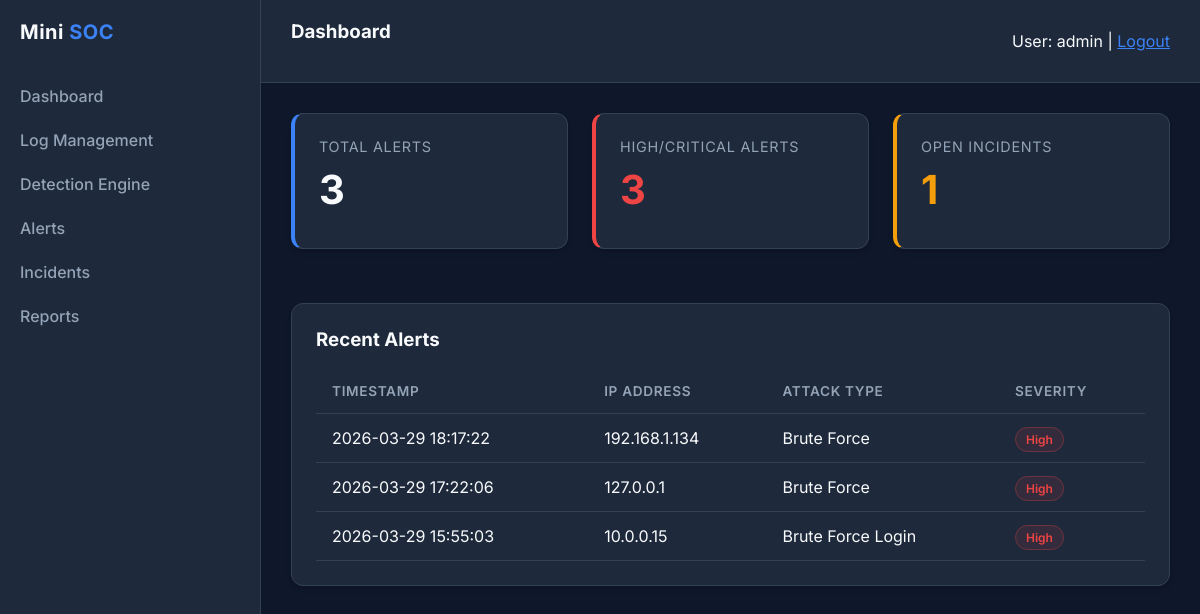
The app's page / (signed in) with its own data.
### alerts/models.py (models this page shows, shortened)
class Alert(models.Model):
    SEVERITY_CHOICES = [
        ('Low', 'Low'),
        ('Medium', 'Medium'),
        ('High', 'High'),
        ('Critical', 'Critical'),
    ]
    ip_address = models.GenericIPAddressField()
    attack_type = models.CharField(max_length=100)
    severity = models.CharField(max_length=20, choices=SEVERITY_CHOICES)
    timestamp = models.DateTimeField(auto_now_add=True)

### dashboard/views.py (the view)
# urls.py: path('', views.index, name='alerts_index'),
@login_required
def index(request):
    total_alerts = Alert.objects.count()
    high_alerts = Alert.objects.filter(severity__in=['High', 'Critical']).count()
    open_incidents = Incident.objects.filter(status='Open').count()
    recent_alerts = Alert.objects.order_by('-timestamp')[:5]
    return render(request, 'dashboard.html', {
        'total_alerts': total_alerts,
        'high_alerts': high_alerts,
        'open_incidents': open_incidents,
        'recent_alerts': recent_alerts,
    })

### templates/dashboard.html (shortened to what this page needs)
{% extends 'base.html' %}
{% block page_title %}Dashboard{% endblock %}
{% block content %}
<div class="grid">
    <div class="card" style="border-left: 4px solid var(--accent);">
        <div class="stat-label">Total Alerts</div>
        <div class="stat-value">{{ total_alerts }}</div>
    </div>
    <div class="card" style="border-left: 4px solid var(--danger);">
        <div class="stat-label">High/Critical Alerts</div>
        <div class="stat-value" style="color: var(--danger);">{{ high_alerts }}</div>
    </div>
    <div class="card" style="border-left: 4px solid var(--warning);">
        <div class="stat-label">Open Incidents</div>
        <div class="stat-value" style="color: var(--warning);">{{ open_incidents }}</div>
    </div>
</div>
<div class="card">
    <h3>Recent Alerts</h3>
    <table>
        <thead>
            <tr>
                <th>Timestamp</th>
                <th>IP Address</th>
                <th>Attack Type</th>
                <th>Severity</th>
            </tr>
        </thead>
        <tbody>
            {% for alert in recent_alerts %}
            <tr>
                <td>{{ alert.timestamp|date:"Y-m-d H:i:s" }}</td>
                <td>{{ alert.ip_address }}</td>
                <td>{{ alert.attack_type }}</td>
                <td><span class="badge {{ alert.severity|lower }}">{{ alert.severity }}</span></td>
            </tr>
            {% empty %}
            <tr><td colspan="4" style="text-align: center; color: var(--text-secondary);">No recent alerts.</td></tr>
            {% endfor %}
        </tbody>
    </table>
</div>
{% endblock %}

### templates/base.html (shortened to what this page needs)
<!DOCTYPE html>
<html lang="en">
<head>
</head>
<body>
    <div class="sidebar">
        <h2>Mini <span>SOC</span></h2>
        <a href="{% url 'dashboard_index' %}" class="nav-link">Dashboard</a>
        <a href="{% url 'logs_index' %}" class="nav-link">Log Management</a>
        <a href="{% url 'detection_index' %}" class="nav-link">Detection Engine</a>
        <a href="{% url 'alerts_index' %}" class="nav-link">Alerts</a>
        <a href="{% url 'incidents_index' %}" class="nav-link">Incidents</a>
        <a href="{% url 'reports_index' %}" class="nav-link">Reports</a>
    </div>
    <div class="main-content">
        <div class="header">
            <h3>{% block page_title %}Overview{% endblock %}</h3>
            <div>
                User: {{ request.user.username }} |
                <form action="{% url 'admin:logout' %}" method="post" style="display: inline;">
                    <button type="submit" style="background: none; border: none; color: var(--accent); cursor: pointer; font-family: inherit; font-size: inherit; padding: 0; text-decoration: underline;">Logout</button>
                </form>
            </div>
        </div>
        <div class="content">
            {% block content %}
            {% endblock %}
        </div>
    </div>
</body>
</html>

### templates/base.html (style rules this page uses)
:root { --bg-color: #0f172a; --sidebar-bg: #1e293b; --card-bg: #1e293b; --text-primary: #f8fafc; --text-secondary: #94a3b8; --accent: #3b82f6; --accent-hover: #2563eb; --danger: #ef4444; --danger-bg: rgba(239, 68, 68, 0.1); --warning: #f59e0b; --warning-bg: rgba(245, 158, 11, 0.1); --success: #10b981; --success-bg: rgba(16, 185, 129, 0.1); --border: #334155; }
body { font-family: 'Inter', sans-serif; background-color: var(--bg-color); color: var(--text-primary); margin: 0; display: flex; height: 100vh; overflow: hidden; }
.sidebar { width: 260px; background-color: var(--sidebar-bg); border-right: 1px solid var(--border); display: flex; flex-direction: column; padding: 20px 0; }
.sidebar h2 { padding: 0 20px; font-size: 1.25rem; color: var(--text-primary); margin-bottom: 30px; font-weight: 700; letter-spacing: 0.5px; }
.sidebar h2 span { color: var(--accent); }
.nav-link { padding: 12px 20px; color: var(--text-secondary); text-decoration: none; display: flex; align-items: center; transition: all 0.3s ease; font-weight: 500; }
.main-content { flex: 1; display: flex; flex-direction: column; overflow-y: auto; }
.header { background-color: var(--card-bg); padding: 20px 30px; border-bottom: 1px solid var(--border); display: flex; justify-content: space-between; align-items: center; }
.content { padding: 30px; }
.card { background-color: var(--card-bg); border-radius: 12px; border: 1px solid var(--border); padding: 24px; box-shadow: 0 4px 6px -1px rgba(0, 0, 0, 0.1), 0 2px 4px -1px rgba(0, 0, 0, 0.06); margin-bottom: 24px; transition: transform 0.2s ease, box-shadow 0.2s ease; }
h1, h2, h3 { margin-top: 0; }
table { width: 100%; border-collapse: collapse; margin-top: 10px; }
th, td { text-align: left; padding: 14px 16px; border-bottom: 1px solid var(--border); }
th { color: var(--text-secondary); font-size: 0.85rem; text-transform: uppercase; letter-spacing: 0.05em; font-weight: 600; }
.badge { padding: 4px 10px; border-radius: 9999px; font-size: 0.75rem; font-weight: 600; }
.badge.high { background-color: var(--danger-bg); color: var(--danger); border: 1px solid rgba(239,68,68,0.3); }

### templates/dashboard.html (style rules this page uses)
.grid { display: grid; grid-template-columns: repeat(auto-fit, minmax(250px, 1fr)); gap: 24px; margin-bottom: 30px; }
.stat-value { font-size: 2.5rem; font-weight: 700; margin: 10px 0; }
.stat-label { color: var(--text-secondary); font-size: 0.9rem; text-transform: uppercase; letter-spacing: 0.05em; }

### records on screen
Alert: timestamp "2026-03-29 18:17:22", ip_address "192.168.1.134", attack_type "Brute Force", severity "High"
Alert: timestamp "2026-03-29 17:22:06", ip_address "127.0.0.1", attack_type "Brute Force", severity "High"
Alert: timestamp "2026-03-29 15:55:03", ip_address "10.0.0.15", attack_type "Brute Force Login", severity "High"

### other values on screen
{{ request.user.username }} "admin"
{{ total_alerts }} "3"
{{ high_alerts }} "3"
{{ open_incidents }} "1"
